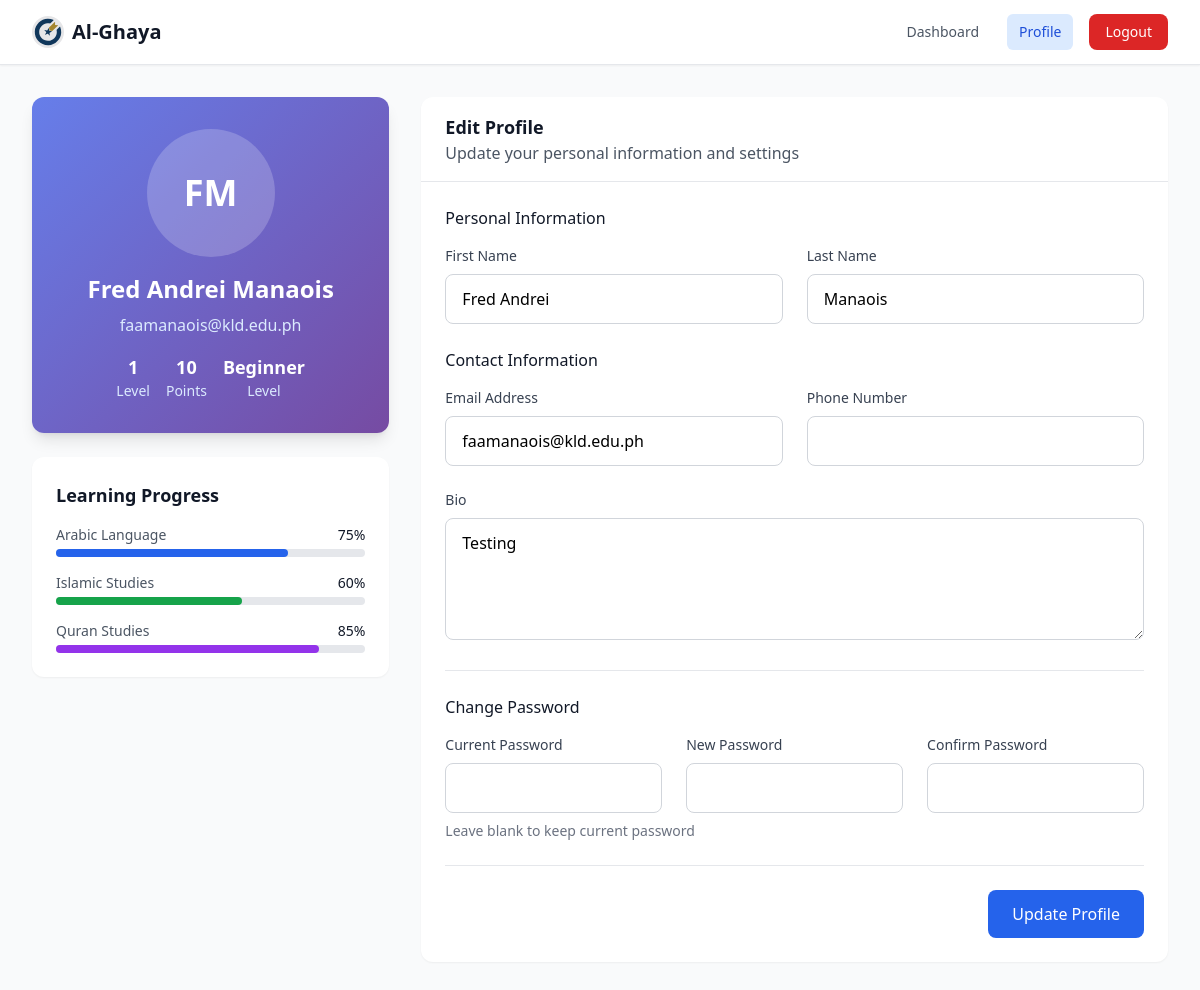
Page /pages/student/student-profile.php (signed in) on the earlier database version.
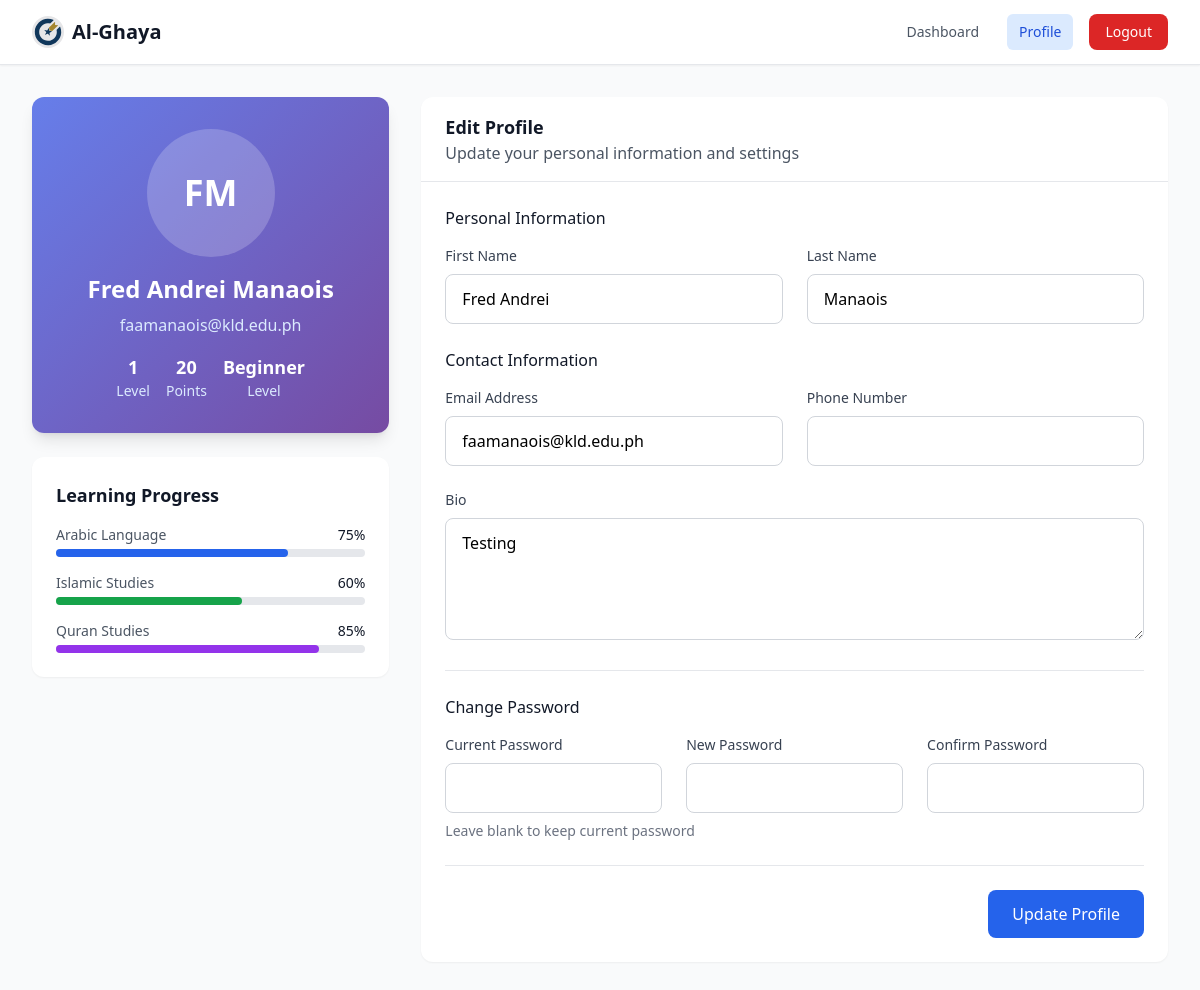
Same page on the later database version.
### tables this page shows
CREATE TABLE `user` (
  `userID` int(11) NOT NULL,
  `email` varchar(255) NOT NULL,
  `password` varchar(255) DEFAULT NULL,
  `fname` varchar(100) DEFAULT NULL,
  `lname` varchar(100) DEFAULT NULL,
  `role` enum('student','teacher','admin') DEFAULT 'student',
  `level` int(11) DEFAULT 1,
  `points` int(11) DEFAULT 0,
  `proficiency` enum('beginner','intermediate','advanced') DEFAULT 'beginner',
  `profile_picture` varchar(255) DEFAULT NULL,
  `department` varchar(100) DEFAULT NULL,
  `experience` varchar(50) DEFAULT NULL,
  `bio` text DEFAULT NULL,
  `phone` varchar(20) DEFAULT NULL,
  `gender` enum('male','female','other') DEFAULT NULL,
  `dateCreated` timestamp NOT NULL DEFAULT current_timestamp(),
  `lastLogin` timestamp NULL DEFAULT NULL,
  `isActive` tinyint(1) DEFAULT 1
);

### pages/student/student-profile.php (the view, shortened to what the changed rows need)
<?php
include('../../php/dbConnection.php');
$userID = $_SESSION['userID'];
$userQuery = $conn->prepare("SELECT * FROM user WHERE userID = ?");
$userQuery->bind_param("i", $userID);
$userQuery->execute();
$user = $userQuery->get_result()->fetch_assoc();
$statsQuery = $conn->prepare("SELECT level, points, proficiency FROM user WHERE userID = ?");
$statsQuery->bind_param("i", $userID);
$statsQuery->execute();
$stats = $statsQuery->get_result()->fetch_assoc();
?>
<!DOCTYPE html>
<html lang="en">
<head>
    <script src="https://cdn.tailwindcss.com"></script>
</head>
<body class="bg-gray-50">
    <div class="max-w-7xl mx-auto py-8 px-4 sm:px-6 lg:px-8">
        <div class="grid grid-cols-1 lg:grid-cols-3 gap-8">
            <div class="lg:col-span-1">
                <div class="profile-card rounded-xl shadow-lg overflow-hidden text-white">
                    <div class="p-8 text-center">
                        <div class="w-32 h-32 rounded-full bg-white bg-opacity-20 flex items-center justify-center mx-auto mb-4">
                            <span class="text-4xl font-bold text-white">
                                <?= strtoupper(substr($user['fname'], 0, 1) . substr($user['lname'], 0, 1)) ?>
                            </span>
                        </div>
                        <h2 class="text-2xl font-bold mb-2"><?= htmlspecialchars($user['fname'] . ' ' . $user['lname']) ?></h2>
                        <p class="text-blue-100 mb-4"><?= htmlspecialchars($user['email']) ?></p>
                        <div class="flex justify-center space-x-4 text-sm">
                            <div class="text-center">
                                <p class="font-semibold text-lg"><?= $stats['level'] ?></p>
                                <p class="text-blue-100">Level</p>
                            </div>
                            <div class="text-center">
                                <p class="font-semibold text-lg"><?= number_format($stats['points']) ?></p>
                                <p class="text-blue-100">Points</p>
                            </div>
                            <div class="text-center">
                                <p class="font-semibold text-lg"><?= ucfirst($stats['proficiency']) ?></p>
                                <p class="text-blue-100">Level</p>
                            </div>
                        </div>
                    </div>
                </div>
            </div>
            <div class="lg:col-span-2">
                <div class="bg-white rounded-xl shadow-sm">
                    <form method="POST" class="p-6 space-y-6">
                        <div>
                            <div class="grid grid-cols-1 md:grid-cols-2 gap-6">
                                <div>
                                    <label for="first_name" class="block text-sm font-medium text-gray-700 mb-2">First Name</label>
                                    <input type="text" id="first_name" name="first_name" required
                                        value="<?= htmlspecialchars($user['fname']) ?>"
                                        class="w-full px-4 py-3 border border-gray-300 rounded-lg focus:ring-2 focus:ring-blue-500 focus:border-transparent">
                                </div>
                                <div>
                                    <label for="last_name" class="block text-sm font-medium text-gray-700 mb-2">Last Name</label>
                                    <input type="text" id="last_name" name="last_name" required
                                        value="<?= htmlspecialchars($user['lname']) ?>"
                                        class="w-full px-4 py-3 border border-gray-300 rounded-lg focus:ring-2 focus:ring-blue-500 focus:border-transparent">
                                </div>
                            </div>
                        </div>
                        <div>
                            <div class="grid grid-cols-1 md:grid-cols-2 gap-6">
                                <div>
                                    <label for="email" class="block text-sm font-medium text-gray-700 mb-2">Email Address</label>
                                    <input type="email" id="email" name="email" required
                                        value="<?= htmlspecialchars($user['email']) ?>"
                                        class="w-full px-4 py-3 border border-gray-300 rounded-lg focus:ring-2 focus:ring-blue-500 focus:border-transparent">
                                </div>
                            </div>
                        </div>
                        <div>
                            <label for="bio" class="block text-sm font-medium text-gray-700 mb-2">Bio</label>
                            <textarea id="bio" name="bio" rows="4"
                                class="w-full px-4 py-3 border border-gray-300 rounded-lg focus:ring-2 focus:ring-blue-500 focus:border-transparent"
                                placeholder="Tell us about yourself..."><?= htmlspecialchars($user['bio'] ?? '') ?></textarea>
                        </div>
                    </form>
                </div>
            </div>
        </div>
    </div>
</body>
</html>

Differences in the rows shown:
changed user "FM": points "10" → "20"
